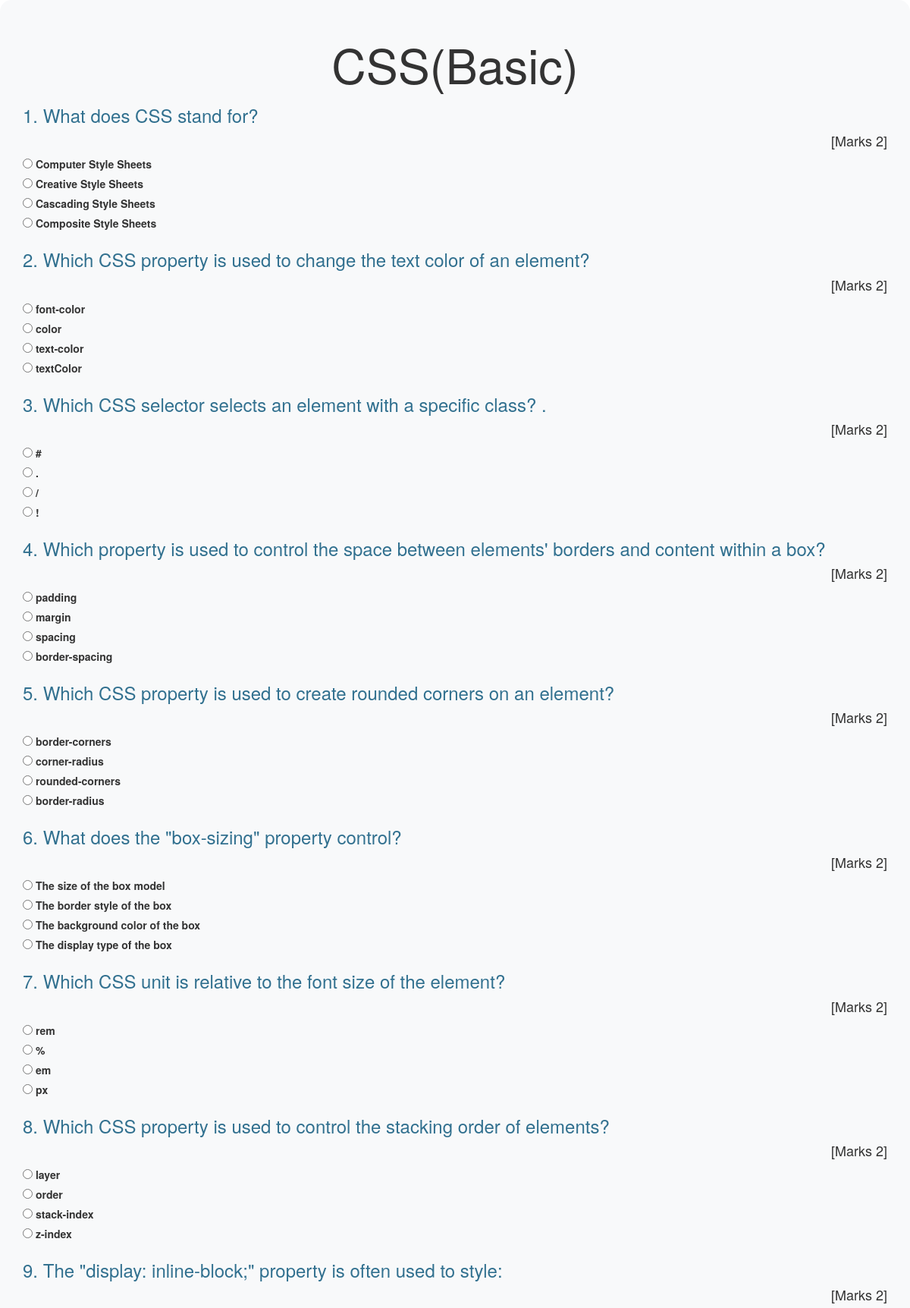
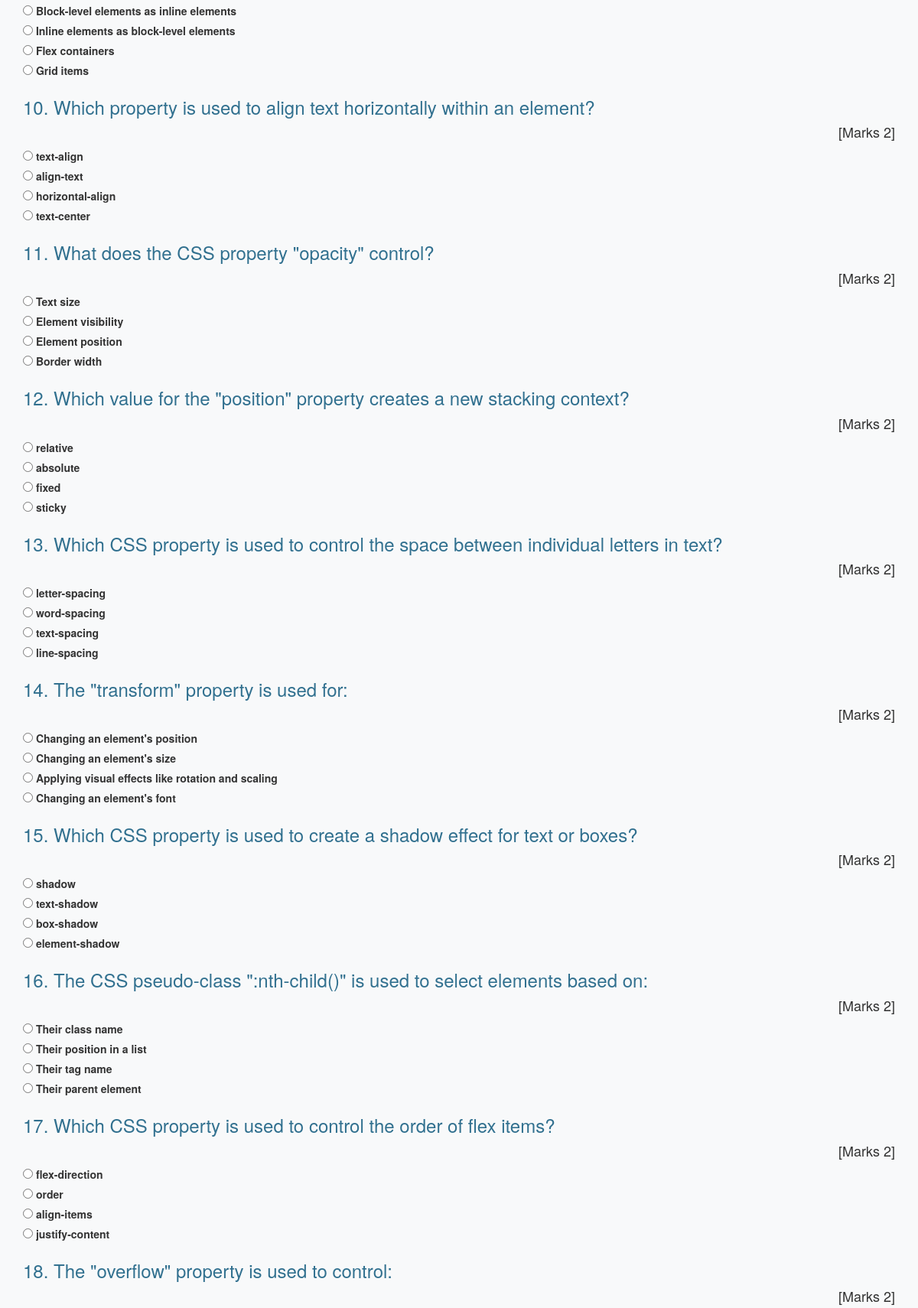
/student/start-exam/4 (signed in, upper part), run on the app's committed database (2 pictures, top to bottom).
### quiz/models.py (models this page shows, shortened)
class Course(models.Model):
   course_name = models.CharField(max_length=50)
   question_number = models.PositiveIntegerField()
   total_marks = models.PositiveIntegerField()

class Question(models.Model):
    course=models.ForeignKey(Course,on_delete=models.CASCADE)
    marks=models.PositiveIntegerField()
    question=models.CharField(max_length=600)
    option1=models.CharField(max_length=200)
    option2=models.CharField(max_length=200)
    option3=models.CharField(max_length=200)
    option4=models.CharField(max_length=200)
    cat=(('Option1','Option1'),('Option2','Option2'),('Option3','Option3'),('Option4','Option4'))
    answer=models.CharField(max_length=200,choices=cat)

### student/views.py (the view)
# urls.py: path('start-exam/<int:pk>', views.start_exam_view,name='start-exam'),
@login_required(login_url='studentlogin')
@user_passes_test(is_student)
def start_exam_view(request,pk):
    course=QMODEL.Course.objects.get(id=pk)
    questions=QMODEL.Question.objects.all().filter(course=course)
    if request.method=='POST':
        pass
    response= render(request,'student/start_exam.html',{'course':course,'questions':questions})
    response.set_cookie('course_id',course.id)
    return response

### student/views.py (called while the page is built)
def is_student(user):
    return user.groups.filter(name='STUDENT').exists()

### templates/student/start_exam.html (shortened to what this page needs)
{% block content %}
{% load static %}
<head>
  <link href="//netdna.bootstrapcdn.com/bootstrap/3.0.0/css/bootstrap.min.css" rel="stylesheet" id="bootstrap-css">
</head>
<div class="jumbotron my-4">
  <form class="form" autocomplete="off" onsubmit="return saveAns()" action="/student/calculate-marks" method="POST">
    <h1 style="text-align: center;">{{course.course_name}}</h1>
    {% for q in questions%}
    <h3 class="text-info">{{ forloop.counter }}. {{q.question}}</h3><h4 style="text-align: right;">[Marks {{q.marks}}]</h4>
    <div class="form-check mx-4">
      <input class="form-check-input" type="radio" name="{{ forloop.counter }}" id="{{q.option1}}" value="Option1">
      <label class="form-check-label" for="option1">
        {{q.option1}}
      </label>
    </div>
    <div class="form-check mx-4">
      <input class="form-check-input" type="radio" name="{{ forloop.counter }}" id="{{q.option2}}" value="Option2">
      <label class="form-check-label" for="option2">
        {{q.option2}}
      </label>
    </div>
    <div class="form-check mx-4">
      <input class="form-check-input" type="radio" name="{{ forloop.counter }}" id="{{q.option3}}" value="Option3">
      <label class="form-check-label" for="option3">
        {{q.option3}}
      </label>
    </div>
    <div class="form-check mx-4">
      <input class="form-check-input" type="radio" name="{{ forloop.counter }}" id="{{q.option4}}" value="Option4">
      <label class="form-check-label" for="option4">
        {{q.option4}}
      </label>
    </div>
    {% endfor %}
  </form>
</div>
{% endblock content %}

### templates/student/start_exam.html (style rules this page uses)
.jumbotron { background-color: #f8f9fa; padding: 30px; border-radius: 15px; }

### data on the page
Course: course_name "CSS(Basic)"
Question: question "What does CSS stand for?", marks "2", option1 "Computer Style Sheets", option2 "Creative Style Sheets", option3 "Cascading Style Sheets", option4 "Composite Style Sheets"
Question: question "Which CSS property is used to change the text color of an element?", marks "2", option1 "font-color", option2 "color", option3 "text-color", option4 "textColor"
Question: question "Which CSS selector selects an element with a specific class? .", marks "2", option1 "#", option2 ".", option3 "/", option4 "!"
Question: question "Which property is used to control the space between elements' borders and content within a box?", marks "2", option1 "padding", option2 "margin", option3 "spacing", option4 "border-spacing"
Question: question "Which CSS property is used to create rounded corners on an element?", marks "2", option1 "border-corners", option2 "corner-radius", option3 "rounded-corners", option4 "border-radius"
Question: question "What does the \"box-sizing\" property control?", marks "2", option1 "The size of the box model", option2 "The border style of the box", option3 "The background color of the box", option4 "The display type of the box"
Question: question "Which CSS unit is relative to the font size of the element?", marks "2", option1 "rem", option2 "%", option3 "em", option4 "px"
Question: question "Which CSS property is used to control the stacking order of elements?", marks "2", option1 "layer", option2 "order", option3 "stack-index", option4 "z-index"
Question: question "The \"display: inline-block;\" property is often used to style:", marks "2", option1 "Block-level elements as inline elements", option2 "Inline elements as block-level elements", option3 "Flex containers", option4 "Grid items"
Question: question "Which property is used to align text horizontally within an element?", marks "2", option1 "text-align", option2 "align-text", option3 "horizontal-align", option4 "text-center"
Question: question "What does the CSS property \"opacity\" control?", marks "2", option1 "Text size", option2 "Element visibility", option3 "Element position", option4 "Border width"
Question: question "Which value for the \"position\" property creates a new stacking context?", marks "2", option1 "relative", option2 "absolute", option3 "fixed", option4 "sticky"
Question: question "Which CSS property is used to control the space between individual letters in text?", marks "2", option1 "letter-spacing", option2 "word-spacing", option3 "text-spacing", option4 "line-spacing"
Question: question "The \"transform\" property is used for:", marks "2", option1 "Changing an element's position", option2 "Changing an element's size", option3 "Applying visual effects like rotation and scaling", option4 "Changing an element's font"
Question: question "Which CSS property is used to create a shadow effect for text or boxes?", marks "2", option1 "shadow", option2 "text-shadow", option3 "box-shadow", option4 "element-shadow"
Question: question "The CSS pseudo-class \":nth-child()\" is used to select elements based on:", marks "2", option1 "Their class name", option2 "Their position in a list", option3 "Their tag name", option4 "Their parent element"
Question: question "Which CSS property is used to control the order of flex items?", marks "2", option1 "flex-direction", option2 "order", option3 "align-items", option4 "justify-content"
Question: question "The \"overflow\" property is used to control:", marks "2"
